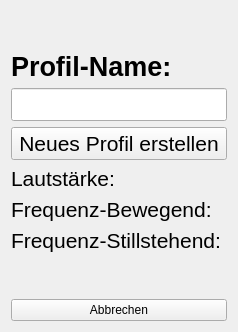
          <widget class="QWidget" name="new_profile_page">
           <layout class="QVBoxLayout" name="verticalLayout_7">
            <item>
             <spacer name="verticalSpacer_3">
              <property name="sizeHint" stdset="0">
               <size>
                <width>20</width>
                <height>40</height>
               </size>
              </property>
             </spacer>
            </item>
            <item>
             <widget class="QLabel" name="new_profile_label">
              <property name="font">
               <font>
                <pointsize>20</pointsize>
                <bold>true</bold>
               </font>
              </property>
              <property name="text">
               <string>Profil-Name:</string>
              </property>
             </widget>
            </item>
            <item>
             <widget class="QLineEdit" name="new_profile_lineEdit">
              <property name="font">
               <font>
                <pointsize>16</pointsize>
               </font>
              </property>
              <property name="accessibleName">
               <string>Profilname eingabe</string>
              </property>
             </widget>
            </item>
            <item>
             <widget class="QPushButton" name="new_profile_button">
              <property name="font">
               <font>
                <pointsize>16</pointsize>
               </font>
              </property>
              <property name="text">
               <string>Neues Profil erstellen</string>
              </property>
             </widget>
            </item>
            <item>
             <widget class="QLabel" name="new_profile_volume_label">
              <property name="font">
               <font>
                <pointsize>16</pointsize>
               </font>
              </property>
              <property name="text">
               <string>Lautstärke: </string>
              </property>
             </widget>
            </item>
            <item>
             <widget class="QLabel" name="new_profile_Bew_Freq_label">
              <property name="font">
               <font>
                <pointsize>16</pointsize>
               </font>
              </property>
              <property name="text">
               <string>Frequenz-Bewegend:</string>
              </property>
             </widget>
            </item>
            <item>
             <widget class="QLabel" name="new_profile_Still_Freq_label">
              <property name="font">
               <font>
                <pointsize>16</pointsize>
               </font>
              </property>
              <property name="text">
               <string>Frequenz-Stillstehend: </string>
              </property>
             </widget>
            </item>
            <item>
             <spacer name="verticalSpacer_2">
              <property name="sizeHint" stdset="0">
               <size>
                <width>20</width>
                <height>40</height>
               </size>
              </property>
             </spacer>
            </item>
            <item>
             <widget class="QPushButton" name="new_profile_cancle_button">
              <property name="text">
               <string>Abbrechen</string>
              </property>
             </widget>
            </item>
           </layout>
          </widget>
